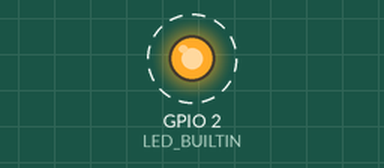
This program was run on a simulated ESP8266 (NodeMCU). On the bench: output pins drawn as LEDs (lit = HIGH, except the on-board LED, lit = LOW). Dashed ring = blinking.

Above: at 0.5 s.
Timing chart, 0 to 4.6 s (numbered marks = the images above):
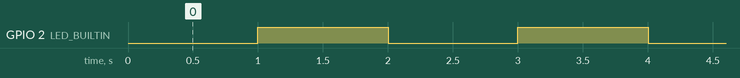

Measured:
- by itself, GPIO 2 (LED_BUILTIN): alternates HIGH for 1.0 s and LOW for 1.0 s

The program:

main.cpp
```cpp
// ************************************************************
// *                                                          *
// * Laesst auf einem ESP8266 die an Pin 10 angeschlossene    *
// * blaue on-board LED blinken                    2026-01-10 *
// *                                                          *
// ************************************************************

/*
  I am having a NodeMCU Lua Lolin V3 Module ESP8266 ESP-12F board, most
  web-sites are about the ESP-12E, so what is the difference?
  -> https://www.utmel.com/components/esp12e-vs-esp12f-which-one-is-better?id=1441
  Select the board on platformio:
  -> https://loginov-rocks.medium.com/quick-start-with-nodemcu-v3-esp8266-arduino-ecosystem-and-platformio-ide-b8415bf9a038
  HW description from board vendor;
  -> https://www.az-delivery.de/en/products/nodemcu-lua-lolin-v3-modul-mit-esp8266-12e-unverlotet
*/

#include <Arduino.h>

void ledON() {
  digitalWrite(LED_BUILTIN, LOW);
}

void ledOFF() {
  digitalWrite(LED_BUILTIN, HIGH);
}

void setup() {
  pinMode(LED_BUILTIN, OUTPUT);
}

void loop() {
  ledON();
  delay(1000);

  ledOFF();
  delay(1000);
}
```
